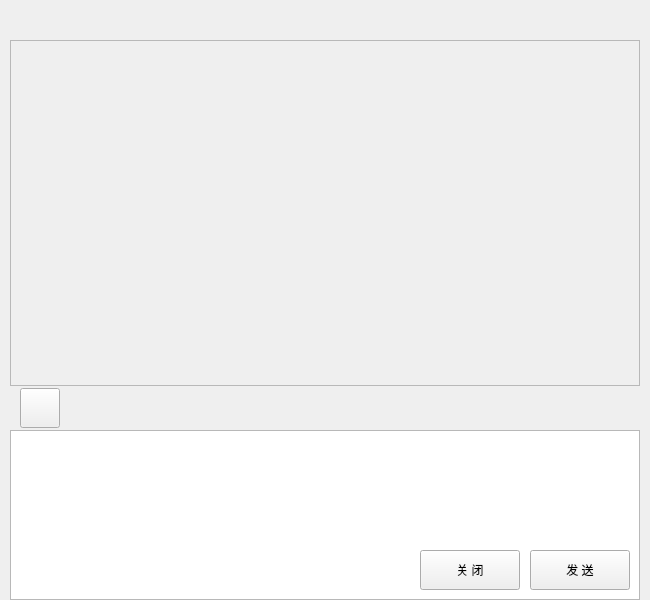
<?xml version="1.0" encoding="UTF-8"?>
<ui version="4.0">
 <class>ChatWindow</class>
 <widget class="QWidget" name="ChatWindow">
  <property name="geometry">
   <rect>
    <x>0</x>
    <y>0</y>
    <width>650</width>
    <height>600</height>
   </rect>
  </property>
  <property name="windowTitle">
   <string>Form</string>
  </property>
  <property name="styleSheet">
   <string notr="true"/>
  </property>
  <widget class="QTextEdit" name="textEdit">
   <property name="geometry">
    <rect>
     <x>10</x>
     <y>430</y>
     <width>630</width>
     <height>170</height>
    </rect>
   </property>
   <property name="styleSheet">
    <string notr="true"/>
   </property>
  </widget>
  <widget class="QScrollArea" name="scrollArea">
   <property name="geometry">
    <rect>
     <x>10</x>
     <y>40</y>
     <width>630</width>
     <height>346</height>
    </rect>
   </property>
   <property name="styleSheet">
    <string notr="true"/>
   </property>
   <property name="widgetResizable">
    <bool>true</bool>
   </property>
   <widget class="QWidget" name="scrollAreaWidgetContents">
    <property name="geometry">
     <rect>
      <x>0</x>
      <y>0</y>
      <width>628</width>
      <height>344</height>
     </rect>
    </property>
   </widget>
  </widget>
  <widget class="QToolButton" name="file">
   <property name="geometry">
    <rect>
     <x>20</x>
     <y>388</y>
     <width>40</width>
     <height>40</height>
    </rect>
   </property>
   <property name="styleSheet">
    <string notr="true">border-image: url(:/image/toolicon/file.png);</string>
   </property>
   <property name="text">
    <string/>
   </property>
  </widget>
  <widget class="QPushButton" name="Close">
   <property name="geometry">
    <rect>
     <x>420</x>
     <y>550</y>
     <width>100</width>
     <height>40</height>
    </rect>
   </property>
   <property name="styleSheet">
    <string notr="true"/>
   </property>
   <property name="text">
    <string>关 闭</string>
   </property>
  </widget>
  <widget class="QPushButton" name="Send">
   <property name="geometry">
    <rect>
     <x>530</x>
     <y>550</y>
     <width>100</width>
     <height>40</height>
    </rect>
   </property>
   <property name="styleSheet">
    <string notr="true"/>
   </property>
   <property name="text">
    <string>发 送</string>
   </property>
  </widget>
 </widget>
 <resources/>
 <connections>
  <connection>
   <sender>Close</sender>
   <signal>clicked()</signal>
   <receiver>ChatWindow</receiver>
   <slot>close()</slot>
   <hints>
    <hint type="sourcelabel">
     <x>470</x>
     <y>560</y>
    </hint>
    <hint type="destinationlabel">
     <x>323</x>
     <y>299</y>
    </hint>
   </hints>
  </connection>
 </connections>
</ui>
